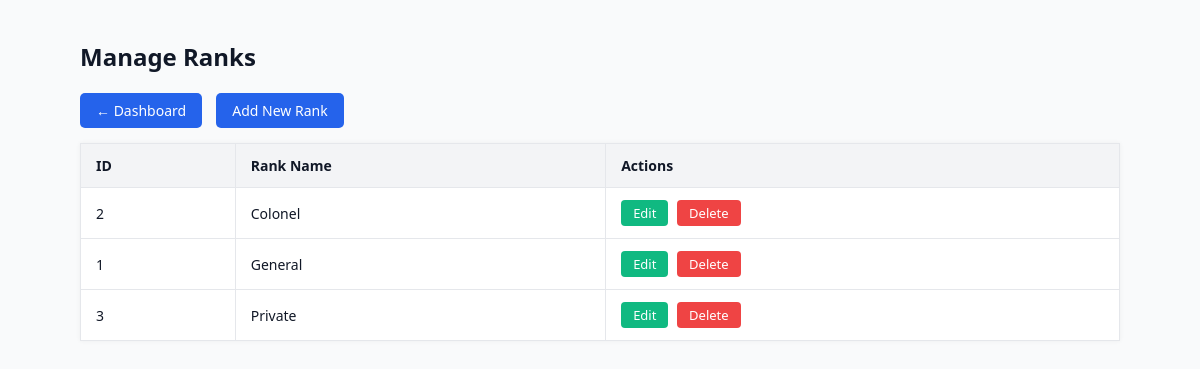
/ranks/index.php (signed in), run on the app's committed database.
### tables this page shows
CREATE TABLE `ranks` (
  `id` int(11) NOT NULL,
  `rank_name` varchar(100) NOT NULL
);

### ranks/index.php (the view, shortened to what this page needs)
<?php
require '../config/db.php';
$stmt = $pdo->query("SELECT * FROM ranks ORDER BY rank_name");
$ranks = $stmt->fetchAll(PDO::FETCH_ASSOC);
?>
<!DOCTYPE html>
<html>
<head>
    <link rel="stylesheet" href="../css/styles.css">
</head>
<body>
    <h1>Manage Ranks</h1>
    <a href="../dashboard/index.php" class="button-link">← Dashboard</a>
    <a href="add.php" class="button-link">Add New Rank</a>
    <table border="1">
        <tr>
            <th>ID</th>
            <th>Rank Name</th>
            <th>Actions</th>
        </tr>
        <?php foreach ($ranks as $rank): ?>
            <tr>
                <td><?= htmlspecialchars($rank['id']) ?></td>
                <td><?= htmlspecialchars($rank['rank_name']) ?></td>
                <td>
                    <a href="edit.php?id=<?= $rank['id'] ?>" class="table-btn edit-btn">Edit</a>
                    <a href="index.php?delete=<?= $rank['id'] ?>"
                        onclick="return confirm('Delete this rank?')" class="table-btn delete-btn">Delete</a>
                </td>
            </tr>
        <?php endforeach; ?>
    </table>
</body>
</html>

### css/styles.css (style rules this page uses)
body { font-family: 'Segoe UI', sans-serif; margin: 40px 80px 50px 80px; padding: 0; background-color: #f9fafb; color: #111827; }
h1 { font-size: 24px; margin-bottom: 20px; }
a { color: #2563eb; text-decoration: none; margin-right: 10px; }
.button-link { display: inline-block; background-color: #2563eb; color: #ffffff; padding: 8px 16px; margin-right: 10px; border-radius: 5px; font-size: 14px; text-decoration: none; transition: background-color 0.3s ease; }
.table-btn { display: inline-block; padding: 4px 12px; border-radius: 4px; font-size: 13px; text-decoration: none; color: #fff; margin-right: 5px; transition: background-color 0.3s ease; }
.edit-btn { background-color: #10b981; }
.delete-btn { background-color: #ef4444; }
table { width: 100%; border-collapse: collapse; margin-top: 15px; background: #fff; box-shadow: 0 0 5px rgba(0, 0, 0, 0.05); }
table th, table td { padding: 12px 15px; border: 1px solid #e5e7eb; text-align: left; font-size: 14px; }
table th { background-color: #f3f4f6; font-weight: 600; }

### data on the page
ranks: id "2", rank_name "Colonel"
ranks: id "1", rank_name "General"
ranks: id "3", rank_name "Private"
